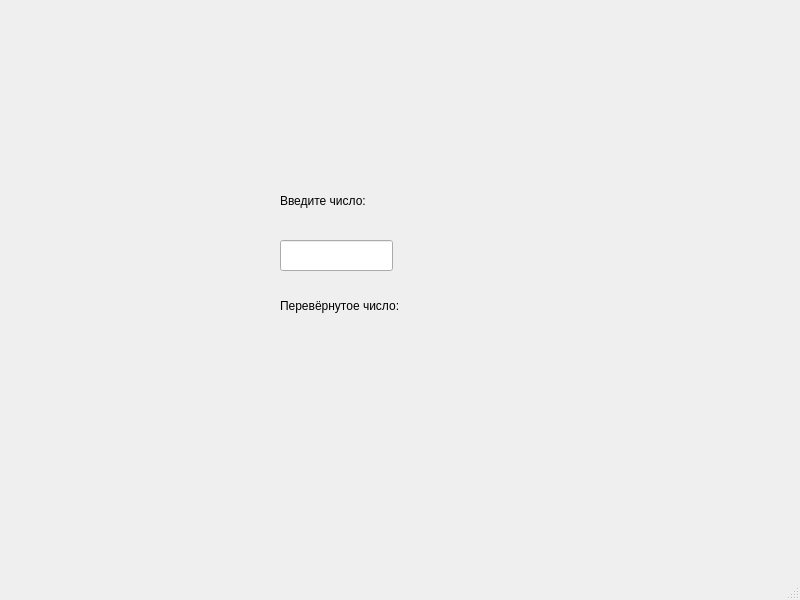
<?xml version="1.0" encoding="UTF-8"?>
<ui version="4.0">
 <class>MainWindow</class>
 <widget class="QMainWindow" name="MainWindow">
  <property name="geometry">
   <rect>
    <x>0</x>
    <y>0</y>
    <width>800</width>
    <height>600</height>
   </rect>
  </property>
  <property name="windowTitle">
   <string>MainWindow</string>
  </property>
  <widget class="QWidget" name="centralwidget">
   <widget class="QLabel" name="label">
    <property name="geometry">
     <rect>
      <x>280</x>
      <y>170</y>
      <width>151</width>
      <height>61</height>
     </rect>
    </property>
    <property name="text">
     <string>Введите число:</string>
    </property>
   </widget>
   <widget class="QLineEdit" name="lineEdit">
    <property name="geometry">
     <rect>
      <x>280</x>
      <y>240</y>
      <width>113</width>
      <height>31</height>
     </rect>
    </property>
   </widget>
   <widget class="QLabel" name="label_2">
    <property name="geometry">
     <rect>
      <x>280</x>
      <y>290</y>
      <width>151</width>
      <height>31</height>
     </rect>
    </property>
    <property name="text">
     <string>Перевёрнутое число:</string>
    </property>
   </widget>
   <widget class="QLabel" name="label_3">
    <property name="geometry">
     <rect>
      <x>440</x>
      <y>290</y>
      <width>111</width>
      <height>31</height>
     </rect>
    </property>
    <property name="text">
     <string/>
    </property>
   </widget>
  </widget>
  <widget class="QMenuBar" name="menubar">
   <property name="geometry">
    <rect>
     <x>0</x>
     <y>0</y>
     <width>800</width>
     <height>22</height>
    </rect>
   </property>
  </widget>
  <widget class="QStatusBar" name="statusbar"/>
 </widget>
 <resources/>
 <connections/>
</ui>
